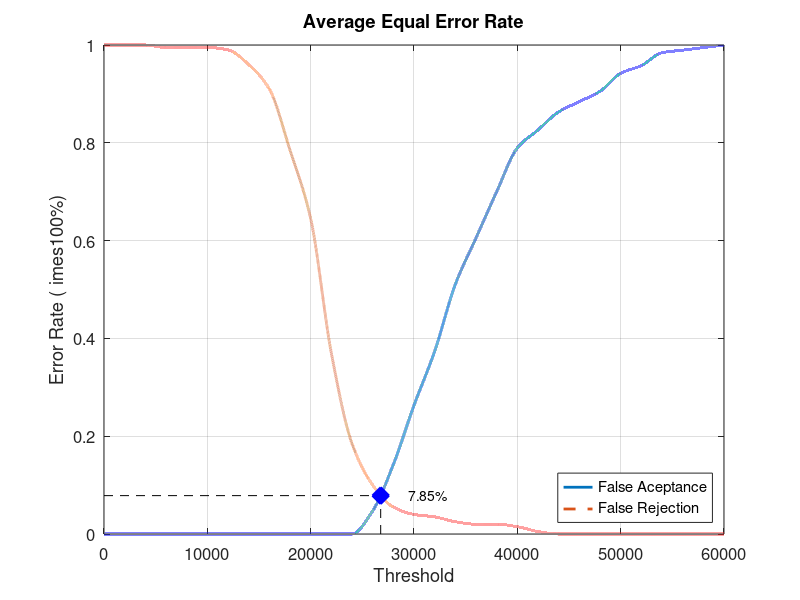
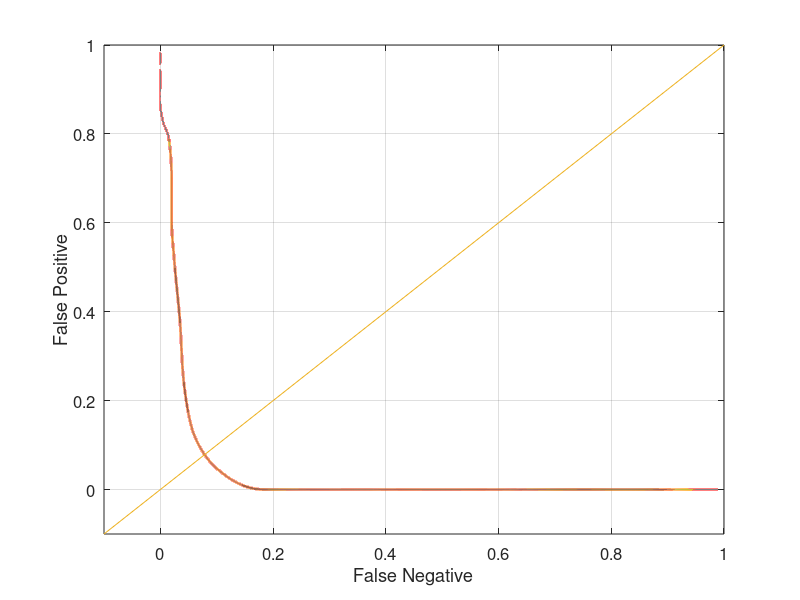

MATLAB code to generate these figures, in order:
close all;
clear;
clc;
x = 0:2000:60000;
xq = 0:0.5:60000;

y0 = [0 0 0 0 0 0 0 0 0 0 0 0 0 0.0473684 0.142105 0.263158 0.373684 0.510526 0.605263 0.7 0.789474 0.826316 0.863158 0.884211 0.905263 0.942105 0.957895 0.984211 0.989474 0.994737 1]
yy0 = interp1(x, y0, xq, 'pchip');
y1 = [1 1 1 0.995 0.995 0.995 0.99 0.96 0.91 0.785 0.645 0.37 0.185 0.1 0.055 0.04 0.035 0.025 0.02 0.02 0.015 0.005 0 0 0 0 0 0 0 0 0]
yy1 = interp1(x, y1, xq, 'pchip');

% Calculating EER: 
y2 = abs(y0 - y1);
find(y2 == min(y2))
yy2 = abs(yy0 - yy1);
xEER = find(yy2 == min(yy2));
xEERIndex = xq(xEER) % X-axis EER
yEER = yy0(xEER) % Y-axis EER

main = figure
plot(xq, yy0,'-','LineWidth', 2);	hold on
plot(xq, yy1,'--','LineWidth', 2);	hold on
plot([xEERIndex xEERIndex], [0 yEER], 'k--');	hold on
plot([0 xEERIndex], [yEER yEER], 'k--');	hold on
plot(xEERIndex, yEER, 'bx', 'LineWidth', 10);	hold on
text(xEERIndex + 10 * xEERIndex / 100, yEER, [num2str(round((10000 * yEER)) / 100) '%'])
legend('False Aceptance', 'False Rejection', 'Location', 'SouthEast')
xlabel('Threshold')
ylabel('Error Rate (	imes100%)')
title('Average Equal Error Rate')
set(gca, 'FontSize', 12)
axis([0 60000 0 1])
grid on

print(main, 'Database4_3Main', '-dpng');
FNRxFPR = figure('Color', [1 1 1]);
plot(yy1, yy0, '-', yy1, yy0, 'LineWidth', 2);
hold on
y = -0.1:0.1:1
plot(y, y); 
set(gca, 'FontSize', 12)
xlabel('False Negative')
ylabel('False Positive')
axis([-0.1 1 -0.1 1])
set(gca, 'FontSize', 12)
grid on

print(FNRxFPR, 'Database4_3FNRxFPR','-dpng');
